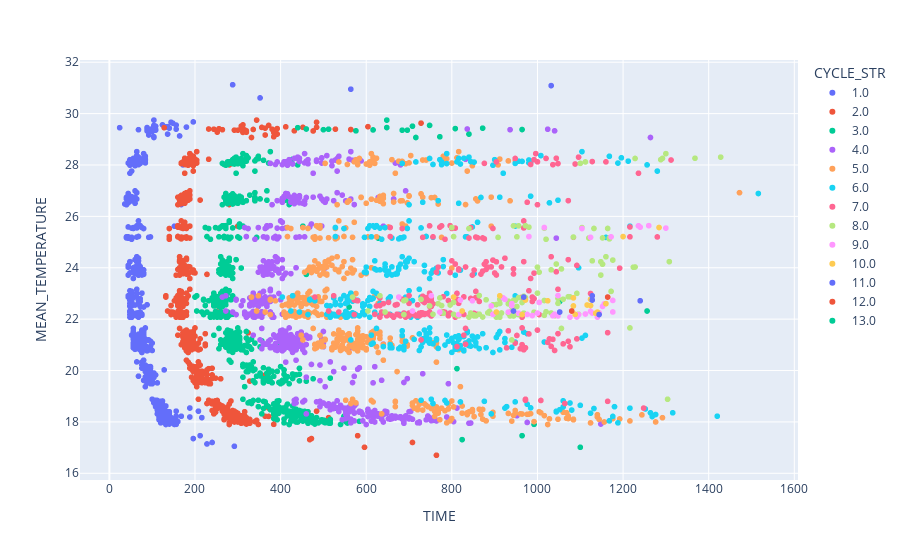

The notebook cell this image was saved under:
### Code cell
px.scatter(troughs_row_1, x="TIME", y="MEAN_TEMPERATURE", color="CYCLE_STR")

### Figure 1 — Plotly figure (JSON) as saved in the notebook; plotly's stock layout.template omitted (floating-point values rounded to 4 significant figures; data arrays with more than 128 entries replaced by an {"elided": "..."} marker saying what was removed)
{"data": [{"hovertemplate": "CYCLE_STR=1.0<br>TIME=%{x}<br>MEAN_TEMPERATURE=%{y}<extra></extra>", "legendgroup": "1.0", "marker": {"color": "#636efa", "symbol": "circle"}, "mode": "markers", "name": "1.0", "showlegend": true, "type": "scattergl", "x": {"elided": "597 int values"}, "xaxis": "x", "y": {"elided": "597 float values"}, "yaxis": "y"}, {"hovertemplate": "CYCLE_STR=2.0<br>TIME=%{x}<br>MEAN_TEMPERATURE=%{y}<extra></extra>", "legendgroup": "2.0", "marker": {"color": "#EF553B", "symbol": "circle"}, "mode": "markers", "name": "2.0", "showlegend": true, "type": "scattergl", "x": {"elided": "623 int values"}, "xaxis": "x", "y": {"elided": "623 float values"}, "yaxis": "y"}, {"hovertemplate": "CYCLE_STR=3.0<br>TIME=%{x}<br>MEAN_TEMPERATURE=%{y}<extra></extra>", "legendgroup": "3.0", "marker": {"color": "#00cc96", "symbol": "circle"}, "mode": "markers", "name": "3.0", "showlegend": true, "type": "scattergl", "x": {"elided": "592 int values"}, "xaxis": "x", "y": {"elided": "592 float values"}, "yaxis": "y"}, {"hovertemplate": "CYCLE_STR=4.0<br>TIME=%{x}<br>MEAN_TEMPERATURE=%{y}<extra></extra>", "legendgroup": "4.0", "marker": {"color": "#ab63fa", "symbol": "circle"}, "mode": "markers", "name": "4.0", "showlegend": true, "type": "scattergl", "x": {"elided": "516 int values"}, "xaxis": "x", "y": {"elided": "516 float values"}, "yaxis": "y"}, {"hovertemplate": "CYCLE_STR=5.0<br>TIME=%{x}<br>MEAN_TEMPERATURE=%{y}<extra></extra>", "legendgroup": "5.0", "marker": {"color": "#FFA15A", "symbol": "circle"}, "mode": "markers", "name": "5.0", "showlegend": true, "type": "scattergl", "x": {"elided": "444 int values"}, "xaxis": "x", "y": {"elided": "444 float values"}, "yaxis": "y"}, {"hovertemplate": "CYCLE_STR=6.0<br>TIME=%{x}<br>MEAN_TEMPERATURE=%{y}<extra></extra>", "legendgroup": "6.0", "marker": {"color": "#19d3f3", "symbol": "circle"}, "mode": "markers", "name": "6.0", "showlegend": true, "type": "scattergl", "x": {"elided": "331 int values"}, "xaxis": "x", "y": {"elided": "331 float values"}, "yaxis": "y"}, {"hovertemplate": "CYCLE_STR=7.0<br>TIME=%{x}<br>MEAN_TEMPERATURE=%{y}<extra></extra>", "legendgroup": "7.0", "marker": {"color": "#FF6692", "symbol": "circle"}, "mode": "markers", "name": "7.0", "showlegend": true, "type": "scattergl", "x": {"elided": "203 int values"}, "xaxis": "x", "y": {"elided": "203 float values"}, "yaxis": "y"}, {"hovertemplate": "CYCLE_STR=8.0<br>TIME=%{x}<br>MEAN_TEMPERATURE=%{y}<extra></extra>", "legendgroup": "8.0", "marker": {"color": "#B6E880", "symbol": "circle"}, "mode": "markers", "name": "8.0", "showlegend": true, "type": "scattergl", "x": [1304, 1216, 940, 1056, 1072, 916, 804, 756, 968, 900, 992, 896, 644, 688, 864, 932, 912, 852, 932, 940, 884, 688, 604, 1172, 940, 1016, 812, 772, 816, 948, 948, 780, 748, 844, 1060, 776, 932, 856, 768, 936, 1032, 1040, 968, 1000, 912, 912, 852, 1020, 864, 1092, 972, 872, 956, 840, 944, 904, 904, 948, 1076, 936, 1048, 944, 880, 952, 888, 1096, 728, 568, 964, 1016, 912, 1036, 904, 888, 804, 632, 956, 692, 776, 796, 1048, 944, 1152, 1056, 1224, 1032, 1228, 1148, 1000, 1176, 1160, 1044, 1308, 1128, 1004, 1148, 1020, 952, 908, 1016, 1168, 1132, 1084, 804, 1164, 840, 800, 944, 1120, 956, 972, 1168, 1104, 980, 1152, 1428, 1100, 1228, 1368, 1300, 1112, 1288, 1292], "xaxis": "x", "y": [18.88, 21.66, 21.19, 21.64, 22.87, 22.24, 22.19, 22.19, 22.89, 22.2, 22.27, 22.56, 22.28, 22.71, 22.19, 22.23, 22.61, 22.17, 22.7, 22.17, 22.24, 22.18, 22.32, 23.08, 22.49, 22.15, 22.14, 22.83, 22.13, 22.73, 22.18, 22.23, 22.51, 22.24, 22.77, 22.53, 22.59, 22.13, 22.6, 22.12, 22.24, 22.13, 22.23, 23.01, 22.77, 22.13, 22.12, 22.29, 22.92, 23.0, 22.84, 22.08, 22.84, 22.08, 22.12, 22.57, 22.08, 22.22, 22.87, 22.28, 22.81, 22.21, 22.75, 22.49, 22.24, 22.19, 22.77, 22.86, 22.65, 22.73, 22.07, 22.18, 22.18, 22.3, 22.65, 22.91, 22.18, 22.74, 22.28, 22.55, 22.62, 22.73, 24.14, 23.95, 24.02, 23.92, 24.03, 23.71, 24.02, 24.3, 24.43, 24.15, 24.24, 24.27, 23.83, 24.23, 25.11, 25.2, 25.18, 25.54, 25.12, 25.53, 25.19, 25.21, 25.53, 25.53, 25.57, 25.63, 25.16, 25.63, 25.64, 25.17, 25.56, 25.58, 25.16, 28.31, 28.06, 28.25, 28.26, 28.44, 28.12, 28.21, 28.26], "yaxis": "y"}, {"hovertemplate": "CYCLE_STR=9.0<br>TIME=%{x}<br>MEAN_TEMPERATURE=%{y}<extra></extra>", "legendgroup": "9.0", "marker": {"color": "#FF97FF", "symbol": "circle"}, "mode": "markers", "name": "9.0", "showlegend": true, "type": "scattergl", "x": [976, 896, 1112, 772, 848, 1040, 1040, 1144, 816, 708, 1152, 988, 920, 1036, 1176, 956, 892, 1000, 940, 1156, 1092, 940, 1048, 1048, 1092, 1076, 1140, 1176, 1128, 924, 676, 1096, 1124, 1004, 752, 820, 932, 940, 1172, 1124, 1300, 980, 1104, 1016, 1236, 1236, 1260, 1240], "xaxis": "x", "y": [22.19, 22.19, 22.2, 22.28, 22.71, 22.19, 22.17, 22.24, 22.18, 22.32, 22.49, 22.14, 22.83, 22.13, 22.73, 22.23, 22.51, 22.24, 22.53, 22.59, 22.13, 22.6, 22.12, 22.92, 22.08, 22.08, 22.08, 22.28, 22.24, 22.77, 22.86, 22.18, 22.3, 22.65, 22.91, 22.74, 22.28, 22.55, 25.2, 25.18, 25.54, 25.21, 25.53, 25.57, 25.63, 25.63, 25.64, 25.58], "yaxis": "y"}, {"hovertemplate": "CYCLE_STR=10.0<br>TIME=%{x}<br>MEAN_TEMPERATURE=%{y}<extra></extra>", "legendgroup": "10.0", "marker": {"color": "#FECB52", "symbol": "circle"}, "mode": "markers", "name": "10.0", "showlegend": true, "type": "scattergl", "x": [1088, 904, 1024, 964, 824, 1084, 1136, 1084, 1124, 1160, 1124, 804, 912, 972, 1140, 1116, 1200, 1284], "xaxis": "x", "y": [22.19, 22.28, 22.71, 22.18, 22.32, 22.83, 22.23, 22.51, 22.53, 22.6, 22.77, 22.86, 22.91, 22.74, 22.28, 22.55, 25.21, 25.57], "yaxis": "y"}, {"hovertemplate": "CYCLE_STR=11.0<br>TIME=%{x}<br>MEAN_TEMPERATURE=%{y}<extra></extra>", "legendgroup": "11.0", "marker": {"color": "#636efa", "symbol": "circle"}, "mode": "markers", "name": "11.0", "showlegend": true, "type": "scattergl", "x": [1052, 1240, 1144, 944, 968, 1128, 1128], "xaxis": "x", "y": [22.28, 22.71, 22.18, 22.32, 22.86, 22.91, 22.74], "yaxis": "y"}, {"hovertemplate": "CYCLE_STR=12.0<br>TIME=%{x}<br>MEAN_TEMPERATURE=%{y}<extra></extra>", "legendgroup": "12.0", "marker": {"color": "#EF553B", "symbol": "circle"}, "mode": "markers", "name": "12.0", "showlegend": true, "type": "scattergl", "x": [1080, 1164], "xaxis": "x", "y": [22.32, 22.86], "yaxis": "y"}, {"hovertemplate": "CYCLE_STR=13.0<br>TIME=%{x}<br>MEAN_TEMPERATURE=%{y}<extra></extra>", "legendgroup": "13.0", "marker": {"color": "#00cc96", "symbol": "circle"}, "mode": "markers", "name": "13.0", "showlegend": true, "type": "scattergl", "x": [1256], "xaxis": "x", "y": [22.32], "yaxis": "y"}], "layout": {"legend": {"title": {"text": "CYCLE_STR"}, "tracegroupgap": 0}, "margin": {"t": 60}, "xaxis": {"anchor": "y", "domain": [0, 1], "title": {"text": "TIME"}}, "yaxis": {"anchor": "x", "domain": [0, 1], "title": {"text": "MEAN_TEMPERATURE"}}}}
